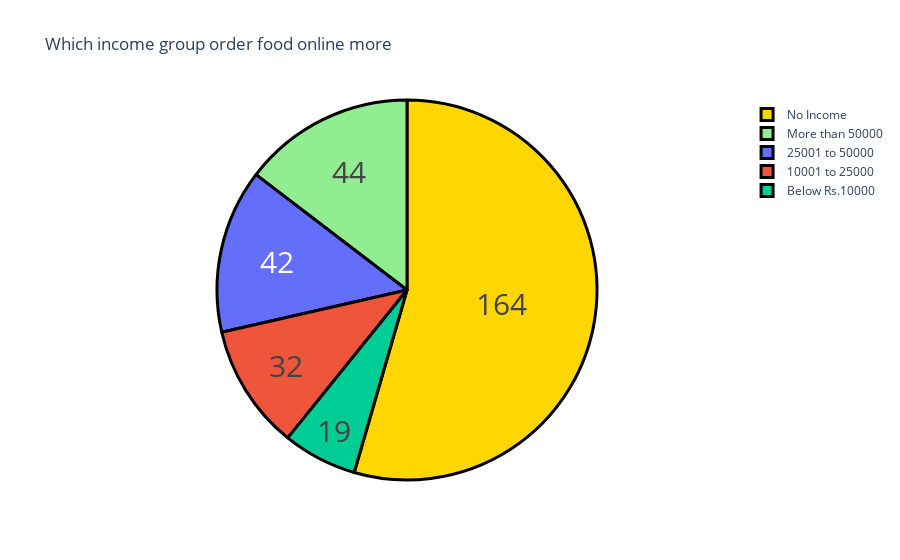

Write notebook code for a chart like this one.
### Markdown cell above
In this we can see that most singles order more often

### Code cell
income=buying_again_data["Monthly Income"].value_counts()
labels=income.index
counts=income.values
colors=['gold','lightgreen']

fig = go.Figure(data=[go.Pie(labels=labels, values=counts)])

# Update the layout of the pie chart
fig.update_layout(title_text='Which income group order food online more')

# Update the trace (the pie chart itself)
fig.update_traces(hoverinfo='label+percent', textinfo='value', textfont_size=30,
                  marker=dict(colors=colors, line=dict(color='black', width=3)))

# Show the pie chart
fig.show()

### Figure 1 — Plotly figure (JSON) as saved in the notebook; plotly's stock layout.template omitted (floating-point values rounded to 4 significant figures)
{"data": [{"hoverinfo": "label+percent", "labels": ["No Income", "More than 50000", "25001 to 50000", "10001 to 25000", "Below Rs.10000"], "marker": {"colors": ["gold", "lightgreen"], "line": {"color": "black", "width": 3}}, "textfont": {"size": 30}, "textinfo": "value", "type": "pie", "values": [164, 44, 42, 32, 19]}], "layout": {"title": {"text": "Which income group order food online more"}}}
